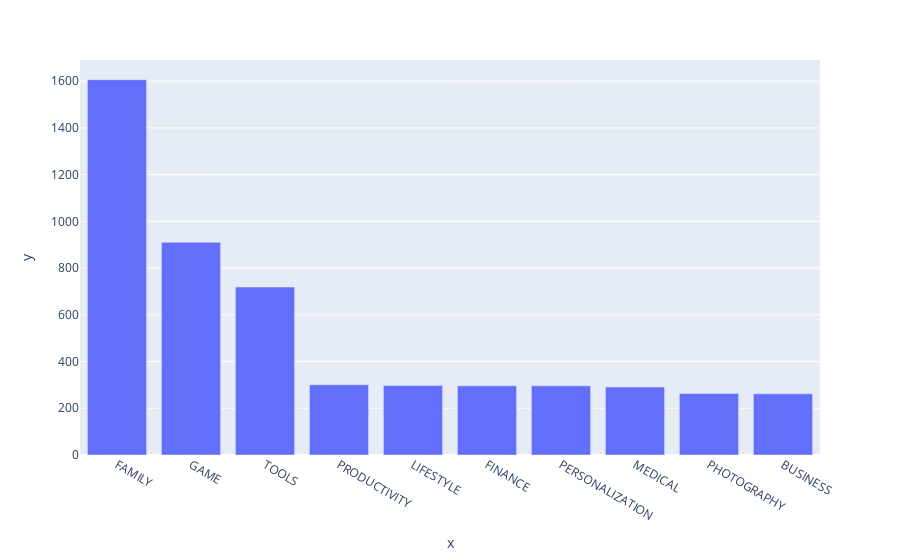

The code cell stored with this chart in its notebook:
### Markdown cell above
### Vertical Bar Chart - Highest Competition (Number of Apps)

### Code cell
bar = px.bar(x=top10_category.index,y=top10_category.values)
bar

### Figure 1 — Plotly figure (JSON) as saved in the notebook; plotly's stock layout.template omitted (floating-point values rounded to 4 significant figures)
{"data": [{"hovertemplate": "x=%{x}<br>y=%{y}<extra></extra>", "legendgroup": "", "marker": {"color": "#636efa", "pattern": {"shape": ""}}, "name": "", "orientation": "v", "showlegend": false, "textposition": "auto", "type": "bar", "x": ["FAMILY", "GAME", "TOOLS", "PRODUCTIVITY", "LIFESTYLE", "FINANCE", "PERSONALIZATION", "MEDICAL", "PHOTOGRAPHY", "BUSINESS"], "xaxis": "x", "y": [1606, 910, 719, 301, 297, 296, 296, 291, 263, 262], "yaxis": "y"}], "layout": {"barmode": "relative", "legend": {"tracegroupgap": 0}, "margin": {"t": 60}, "xaxis": {"anchor": "y", "domain": [0, 1], "title": {"text": "x"}}, "yaxis": {"anchor": "x", "domain": [0, 1], "title": {"text": "y"}}}}
